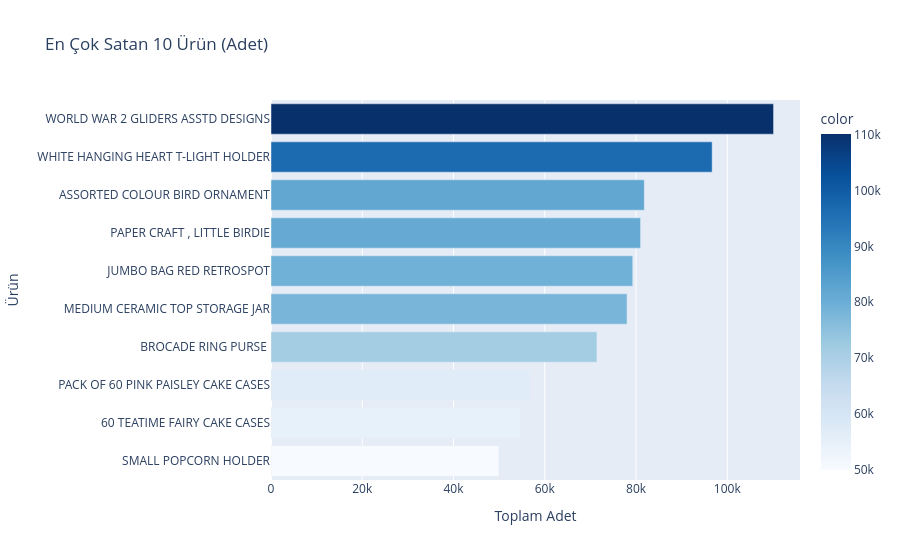

The notebook cell this image was saved under:
### Code cell
top_products = df_clean.groupby('Description')['Quantity'].sum().sort_values(ascending=False).head(10)

fig = px.bar(
    x=top_products.values,
    y=top_products.index,
    orientation='h',
    title='En Çok Satan 10 Ürün (Adet)',
    labels={'x': 'Toplam Adet', 'y': 'Ürün'},
    color=top_products.values,
    color_continuous_scale='Blues'
)
fig.update_layout(yaxis={'categoryorder': 'total ascending'})
fig.show()

### Figure 1 — Plotly figure (JSON) as saved in the notebook; plotly's stock layout.template omitted (floating-point values rounded to 4 significant figures)
{"data": [{"hovertemplate": "Toplam Adet=%{x}<br>Ürün=%{y}<br>color=%{marker.color}<extra></extra>", "legendgroup": "", "marker": {"color": [110138, 96683, 81809, 80995, 79279, 78033, 71430, 56794, 54716, 49948], "coloraxis": "coloraxis", "pattern": {"shape": ""}}, "name": "", "orientation": "h", "showlegend": false, "textposition": "auto", "type": "bar", "x": [110138, 96683, 81809, 80995, 79279, 78033, 71430, 56794, 54716, 49948], "xaxis": "x", "y": ["WORLD WAR 2 GLIDERS ASSTD DESIGNS", "WHITE HANGING HEART T-LIGHT HOLDER", "ASSORTED COLOUR BIRD ORNAMENT", "PAPER CRAFT , LITTLE BIRDIE", "JUMBO BAG RED RETROSPOT", "MEDIUM CERAMIC TOP STORAGE JAR", "BROCADE RING PURSE ", "PACK OF 60 PINK PAISLEY CAKE CASES", "60 TEATIME FAIRY CAKE CASES", "SMALL POPCORN HOLDER"], "yaxis": "y"}], "layout": {"barmode": "relative", "coloraxis": {"autocolorscale": false, "colorbar": {"title": {"text": "color"}}, "colorscale": [[0, "rgb(247,251,255)"], [0.125, "rgb(222,235,247)"], [0.25, "rgb(198,219,239)"], [0.375, "rgb(158,202,225)"], [0.5, "rgb(107,174,214)"], [0.625, "rgb(66,146,198)"], [0.75, "rgb(33,113,181)"], [0.875, "rgb(8,81,156)"], [1, "rgb(8,48,107)"]]}, "legend": {"tracegroupgap": 0}, "title": {"text": "En Çok Satan 10 Ürün (Adet)"}, "xaxis": {"anchor": "y", "domain": [0, 1], "title": {"text": "Toplam Adet"}}, "yaxis": {"anchor": "x", "categoryorder": "total ascending", "domain": [0, 1], "title": {"text": "Ürün"}}}}
